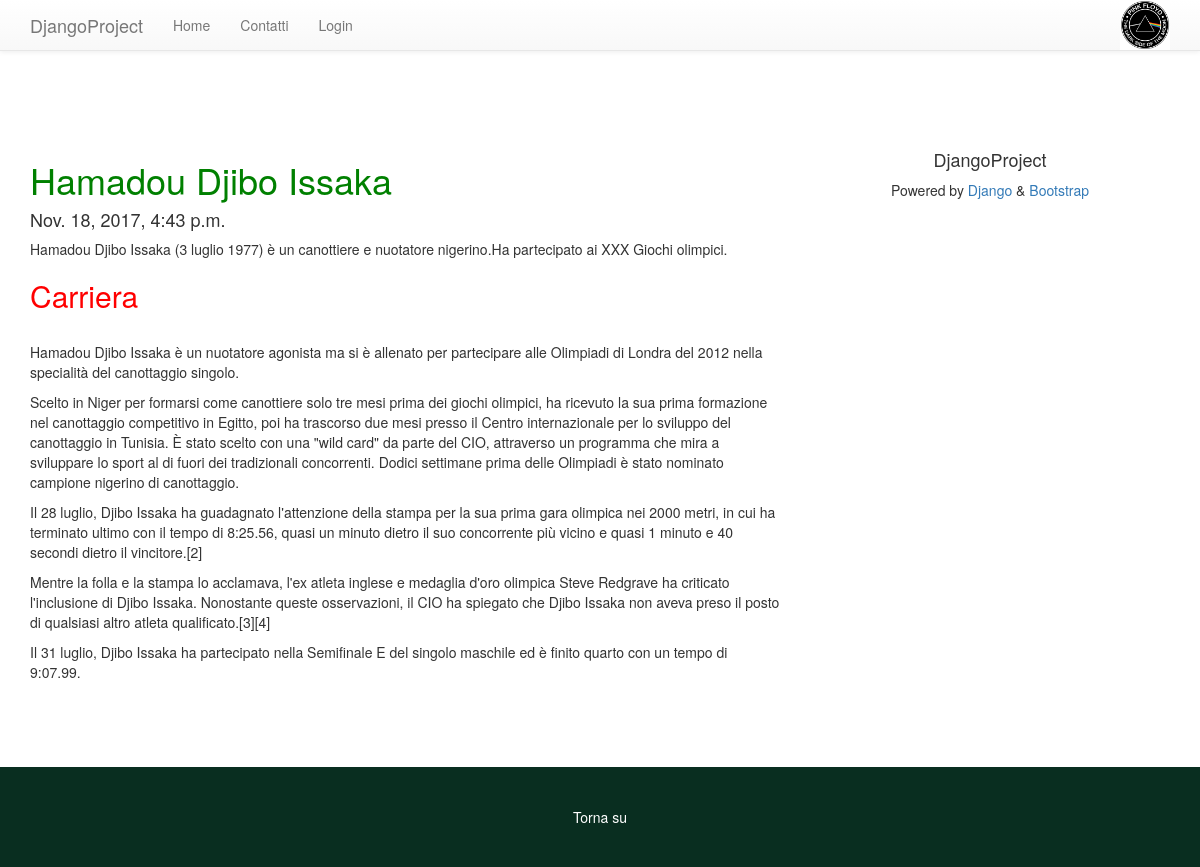
Page /5/hamadou-djibo-issaka/ on the committed database.
### posts/models.py (models this page shows, shortened)
class Post(models.Model):
    titolo = models.CharField(max_length=120)
    contenuto = models.TextField()
    data = models.DateTimeField(auto_now=False, auto_now_add=True)
    slug = models.SlugField()

### templates/post_singolo.html (shortened to what this page needs)
{% extends "base.html" %}
{% block content %}
    <h1>{{ object.titolo}}</h1>
    <h4>{{ object.data}}</h4>
    <p>{{ object.contenuto|safe|linebreaks}}</p>
{% endblock content %}

### static/css/djangoproject.css (style rules this page uses)
h1 { color: green }
h2 { color: red }
html, body { padding-top: 70px; height: 100%; }

### rows in the picture
Post: titolo "Hamadou Djibo Issaka", data "Nov. 18, 2017, 4:43 p.m.", contenuto "Hamadou Djibo Issaka (3 luglio 1977) è un canottiere e nuotatore nigerino.Ha partecipato ai XXX Giochi olimpici. Carriera Hamadou Djibo Issaka è un nuotatore agonista ma si è allenato per partecipare alle Olimpiadi di Londra del 2012 nella specialità del canottaggio singolo. Scelto in Niger per formarsi come canottiere solo tre mesi prima dei giochi olimpici, ha ricevuto la sua prima formazione nel canottaggio competitivo in Egitto, poi ha trascorso due mesi presso il Centro internazionale per lo sviluppo del canottaggio in Tunisia. È stato scelto con una \"wild card\" da parte del CIO, attraverso un programma che mira a sviluppare lo sport al di fuori dei tradizionali concorrenti. Dodici…"
